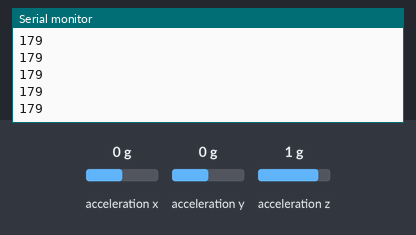
Simulated run of this sketch. Board: Arduino Uno, built with avr-gcc and run on an emulated ATmega328P. Shown: the last lines printed to the serial monitor. Wiring (inferred from the names in the program): MPU-6050 motion sensor at I2C address 0x68; MPU-6050 motion sensor at I2C address 0x69. Inputs (shaded band) come from the test bench; at power-on: acceleration y 0 g, acceleration z 1 g, acceleration x 0 g.

Above: at 1.3 s.
1.4 s: acceleration y set to -1.4 g
At 1.65 s:
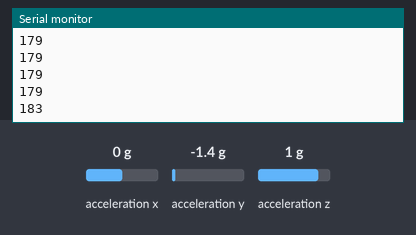
2.9 s: acceleration z set to -1.4 g
At 2.92 s:
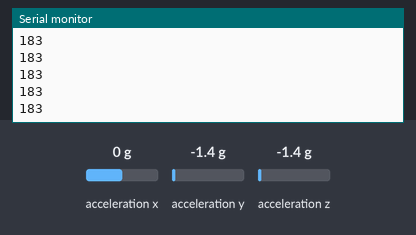
4.4 s: acceleration y set to 0 g
At 4.66 s:
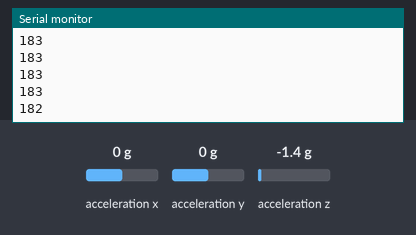
Timing chart, 0 to 7.4 s (numbered marks = the images above; inputs shaded):
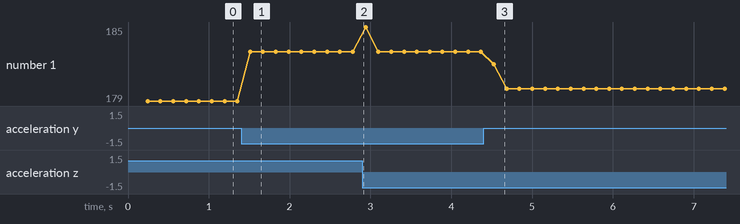

The sketch:

Angle_calc.ino
```cpp
#include <Wire.h>
#include <Math.h>

#define ACCE_REG_ADDR 0x3B
#define MV_SIZE 20
#define WAIT_SAMPLE 10
#define DELAY_MS 5
#define MAX_ANGLE 180
#define MIN_ANGLE 0
#define MAX_VALUE 32768.0 // 2^16

typedef uint8_t indexType; // !!!!!!! WORKS WHEN MV_SIZE < 255 !!!!!!!

char buffer[100];
int mv_arrayX[MV_SIZE];
int mv_arrayY[MV_SIZE];

struct MPUData{
  int addr;
  indexType pointer = 0;
  int16_t x_array[MV_SIZE];
  int16_t y_array[MV_SIZE];
  int16_t z_array[MV_SIZE];
  int16_t offset_array[3];
  float average_array[3];
  float roll_pitch[2];
} mpu_1, mpu_2;

void setup() {
  Serial.begin(115200);

  // Set address
  mpu_1.addr = 0x68;
  mpu_2.addr = 0x69;  // AD0 pulled high

  // Init MPUs
  initMPU(&mpu_1);
  initMPU(&mpu_2);

  // Set offsets
  int16_t offset_1[3] = {192, 516, -1993};
  int16_t offset_2[3] = {673, 223, 642};
  memcpy(mpu_1.offset_array, offset_1, sizeof offset_1);
  memcpy(mpu_2.offset_array, offset_2, sizeof offset_2);

  // Read some samples
  Serial.println("Waiting for MPU to stablize...");
  for (indexType i = 0; i < WAIT_SAMPLE; i++) {
    readOnce(&mpu_1);
    readOnce(&mpu_2);
    delay(DELAY_MS);
  }

  // Gather initial value
  Serial.println("Getting initial value...");
  for (indexType i = 0; i < MV_SIZE; i++) {
    readOnce(&mpu_1);
    readOnce(&mpu_2);
    delay(DELAY_MS);
  }

  calculateAverage(&mpu_1);
  calculateAverage(&mpu_2);

  sprintf(buffer, "Initial value 1: %6d %6d %6d\n", mpu_1.average_array[0], mpu_1.average_array[1], mpu_1.average_array[2]);
  Serial.print(buffer);
  sprintf(buffer, "Initial value 2: %6d %6d %6d\n", mpu_2.average_array[0], mpu_2.average_array[1], mpu_2.average_array[2]);
  Serial.print(buffer);

  //while (true);
}

void loop() {

  int  x = 0;
  while (true) {
    readOnce(&mpu_1);
    readOnce(&mpu_2);
    calculateAverage(&mpu_1);
    calculateAverage(&mpu_2);
    calculateOrientation(&mpu_1);
    calculateOrientation(&mpu_2);

    if (mpu_1.pointer == 0) {
      int elbow_angle = 180 + mpu_2.roll_pitch[0] - mpu_1.roll_pitch[0];
      //sprintf(buffer, "%6d %6d\n", (int)mpu_1.roll_pitch[0], (int)mpu_1.roll_pitch[1]);
      //sprintf(buffer,
      //  "%6d %6d %6d %6d %6d\n",
      //  elbow_angle,
      //  (int)mpu_1.roll_pitch[0],
      //  (int)mpu_1.roll_pitch[1],
      //  (int)mpu_2.roll_pitch[0],
      //  (int)mpu_2.roll_pitch[1]);
      //Serial.print(buffer);
      Serial.println(elbow_angle);
      //Serial.println(mpu_1.roll_pitch[0]);
    }
    delay(DELAY_MS);
  }
}

void initMPU(struct MPUData *mpu) {
  Wire.beginTransmission(mpu->addr);
  Wire.write(0x6B);  // PWR_MGMT_1 register
  Wire.write(0);     // set to zero (wakes up the MPU-6050)
  Wire.endTransmission(true);
}

int readOnce(struct MPUData *mpu) {
  Wire.beginTransmission(mpu->addr);
  Wire.write(ACCE_REG_ADDR);  // starting with register 0x3D (ACCEL_YOUT_H)
  Wire.endTransmission(false);
  Wire.requestFrom(mpu->addr, 6, true);  // request a total of 6 registers

  mpu->x_array[mpu->pointer] = Wire.read()<<8|Wire.read();  // 0x3B (ACCEL_XOUT_H) & 0x3C (ACCEL_XOUT_L)
  mpu->y_array[mpu->pointer] = Wire.read()<<8|Wire.read();  // 0x3D (ACCEL_YOUT_H) & 0x3E (ACCEL_YOUT_L)
  mpu->z_array[mpu->pointer] = Wire.read()<<8|Wire.read();  // 0x3F (ACCEL_ZOUT_H) & 0x40 (ACCEL_ZOUT_L)

  mpu->pointer = (mpu->pointer + 1) % MV_SIZE;
}

int calculateAverage(struct MPUData *mpu) {
  float sums[3] = {0, 0, 0};
  for (indexType i = 0; i < MV_SIZE; i++) {
    sums[0] += mpu->x_array[i];
    sums[1] += mpu->y_array[i];
    sums[2] += mpu->z_array[i];
  }

  mpu->average_array[0] = (sums[0] / MV_SIZE) - mpu->offset_array[0];
  mpu->average_array[1] = (sums[1] / MV_SIZE) - mpu->offset_array[1];
  mpu->average_array[2] = (sums[2] / MV_SIZE) - mpu->offset_array[2];
}


int calculateOrientation(struct MPUData *mpu) {
  // https://stackoverflow.com/questions/3755059/3d-accelerometer-calculate-the-orientation

  float sign = mpu->average_array[2] > 0? 1.0 : -1.0;

  mpu->roll_pitch[0] =
    atan2(
      mpu->average_array[1],
      sign * sqrt(
        mpu->average_array[2]*mpu->average_array[2]
        + 0.001 * mpu->average_array[0] * mpu->average_array[0])
    ) * 180.0 / PI;
  mpu->roll_pitch[1] =
    atan2(
      mpu->average_array[0],
      sqrt(
          mpu->average_array[1]*mpu->average_array[1]
          + mpu->average_array[2]*mpu->average_array[2])
    ) * 180.0 / PI;

  mpu->roll_pitch[0] = - mpu->roll_pitch[0];
//  if (mpu->roll_pitch[0] > 180)
//    mpu->roll_pitch[0] -= 360;
}
```

Measured:
- after the input at 1.4 s, the serial monitor: prints a new line after 0.11 s (image 1)
- after the input at 4.4 s, the serial monitor: prints a new line after 0.13 s (image 3)
- plotted number 1: 179 → 183 after the input at 1.4 s, 183 → 180 after the input at 4.4 s
